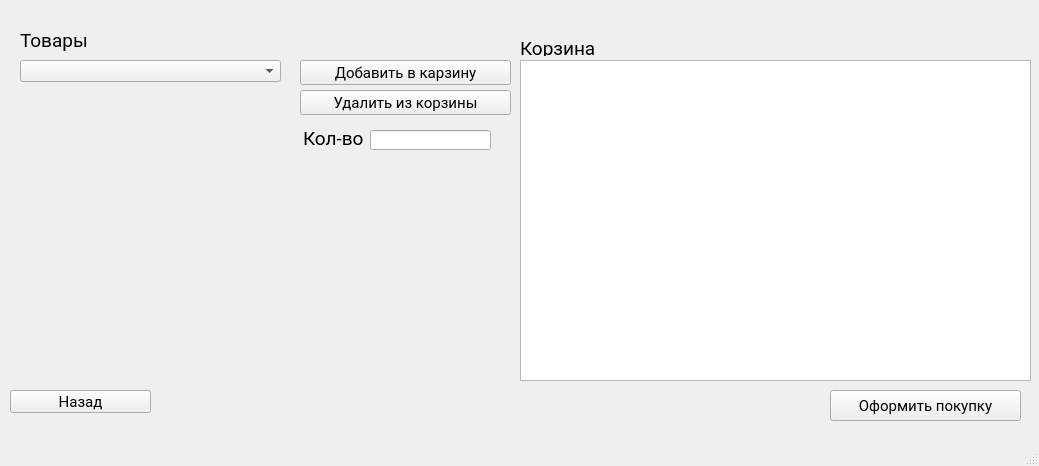
<?xml version="1.0" encoding="UTF-8"?>
<ui version="4.0">
 <class>MainWindow</class>
 <widget class="QMainWindow" name="MainWindow">
  <property name="geometry">
   <rect>
    <x>0</x>
    <y>0</y>
    <width>1039</width>
    <height>466</height>
   </rect>
  </property>
  <property name="windowTitle">
   <string>MainWindow</string>
  </property>
  <widget class="QWidget" name="centralwidget">
   <widget class="QComboBox" name="comboBox">
    <property name="geometry">
     <rect>
      <x>20</x>
      <y>60</y>
      <width>261</width>
      <height>22</height>
     </rect>
    </property>
   </widget>
   <widget class="QPushButton" name="pushButtonAdd">
    <property name="geometry">
     <rect>
      <x>300</x>
      <y>60</y>
      <width>211</width>
      <height>25</height>
     </rect>
    </property>
    <property name="font">
     <font>
      <family>Roboto</family>
      <pointsize>11</pointsize>
     </font>
    </property>
    <property name="text">
     <string>Добавить в карзину</string>
    </property>
    <property name="icon">
     <iconset>
      <normaloff>../img/4379542.png</normaloff>../img/4379542.png</iconset>
    </property>
    <property name="iconSize">
     <size>
      <width>20</width>
      <height>20</height>
     </size>
    </property>
   </widget>
   <widget class="QLabel" name="labelImage">
    <property name="geometry">
     <rect>
      <x>300</x>
      <y>180</y>
      <width>191</width>
      <height>191</height>
     </rect>
    </property>
    <property name="text">
     <string/>
    </property>
    <property name="pixmap">
     <pixmap>../img/безшовные-раскосные-прямые-линии-печать-ткани-тонны-моря-узкие-149741474.jpg</pixmap>
    </property>
    <property name="scaledContents">
     <bool>true</bool>
    </property>
   </widget>
   <widget class="QTableWidget" name="tableWidget">
    <property name="geometry">
     <rect>
      <x>520</x>
      <y>60</y>
      <width>511</width>
      <height>321</height>
     </rect>
    </property>
   </widget>
   <widget class="QLabel" name="labelBasket">
    <property name="geometry">
     <rect>
      <x>520</x>
      <y>40</y>
      <width>91</width>
      <height>16</height>
     </rect>
    </property>
    <property name="font">
     <font>
      <family>Roboto</family>
      <pointsize>14</pointsize>
     </font>
    </property>
    <property name="text">
     <string>Корзина</string>
    </property>
   </widget>
   <widget class="QPushButton" name="pushButtonDelete">
    <property name="geometry">
     <rect>
      <x>300</x>
      <y>90</y>
      <width>211</width>
      <height>25</height>
     </rect>
    </property>
    <property name="font">
     <font>
      <family>Roboto</family>
      <pointsize>11</pointsize>
     </font>
    </property>
    <property name="text">
     <string>Удалить из корзины</string>
    </property>
    <property name="icon">
     <iconset>
      <normaloff>../img/4379234542.png</normaloff>../img/4379234542.png</iconset>
    </property>
    <property name="iconSize">
     <size>
      <width>20</width>
      <height>20</height>
     </size>
    </property>
   </widget>
   <widget class="QPushButton" name="pushButtonCheckout">
    <property name="geometry">
     <rect>
      <x>830</x>
      <y>390</y>
      <width>191</width>
      <height>31</height>
     </rect>
    </property>
    <property name="font">
     <font>
      <family>Roboto</family>
      <pointsize>11</pointsize>
     </font>
    </property>
    <property name="text">
     <string>Оформить покупку</string>
    </property>
   </widget>
   <widget class="QLineEdit" name="lineEditCount">
    <property name="geometry">
     <rect>
      <x>370</x>
      <y>130</y>
      <width>121</width>
      <height>20</height>
     </rect>
    </property>
   </widget>
   <widget class="QLabel" name="labelCount">
    <property name="geometry">
     <rect>
      <x>303</x>
      <y>130</y>
      <width>71</width>
      <height>16</height>
     </rect>
    </property>
    <property name="font">
     <font>
      <family>Roboto</family>
      <pointsize>14</pointsize>
     </font>
    </property>
    <property name="text">
     <string>Кол-во</string>
    </property>
   </widget>
   <widget class="QLabel" name="label">
    <property name="geometry">
     <rect>
      <x>20</x>
      <y>30</y>
      <width>81</width>
      <height>21</height>
     </rect>
    </property>
    <property name="font">
     <font>
      <family>Roboto</family>
      <pointsize>14</pointsize>
     </font>
    </property>
    <property name="text">
     <string>Товары</string>
    </property>
   </widget>
   <widget class="QPushButton" name="pushButtonBack">
    <property name="geometry">
     <rect>
      <x>10</x>
      <y>390</y>
      <width>141</width>
      <height>23</height>
     </rect>
    </property>
    <property name="font">
     <font>
      <family>Roboto</family>
      <pointsize>11</pointsize>
     </font>
    </property>
    <property name="text">
     <string>Назад</string>
    </property>
   </widget>
  </widget>
  <widget class="QMenuBar" name="menubar">
   <property name="geometry">
    <rect>
     <x>0</x>
     <y>0</y>
     <width>1039</width>
     <height>21</height>
    </rect>
   </property>
  </widget>
  <widget class="QStatusBar" name="statusbar"/>
 </widget>
 <resources/>
 <connections/>
</ui>
